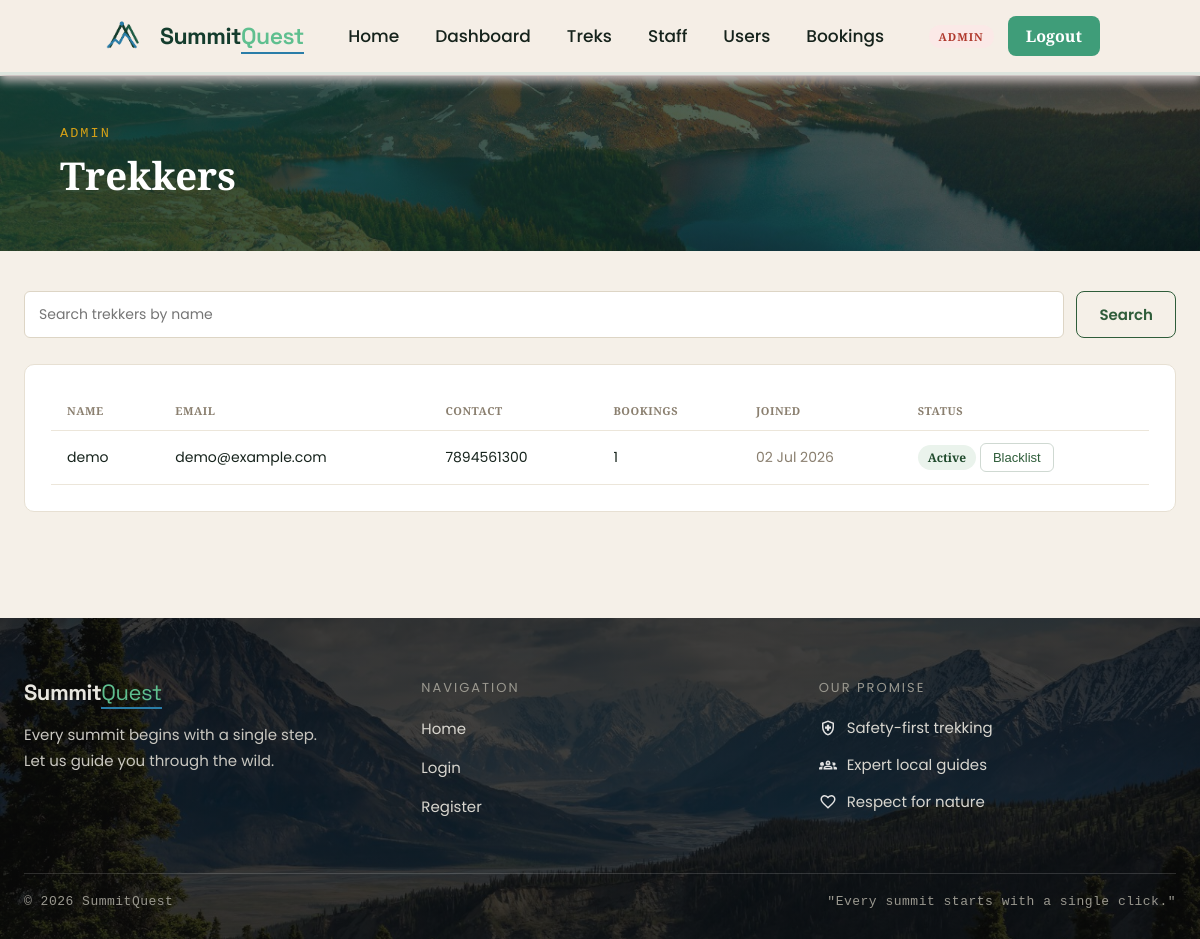
Before: /admin/users (signed in) with the older database file.
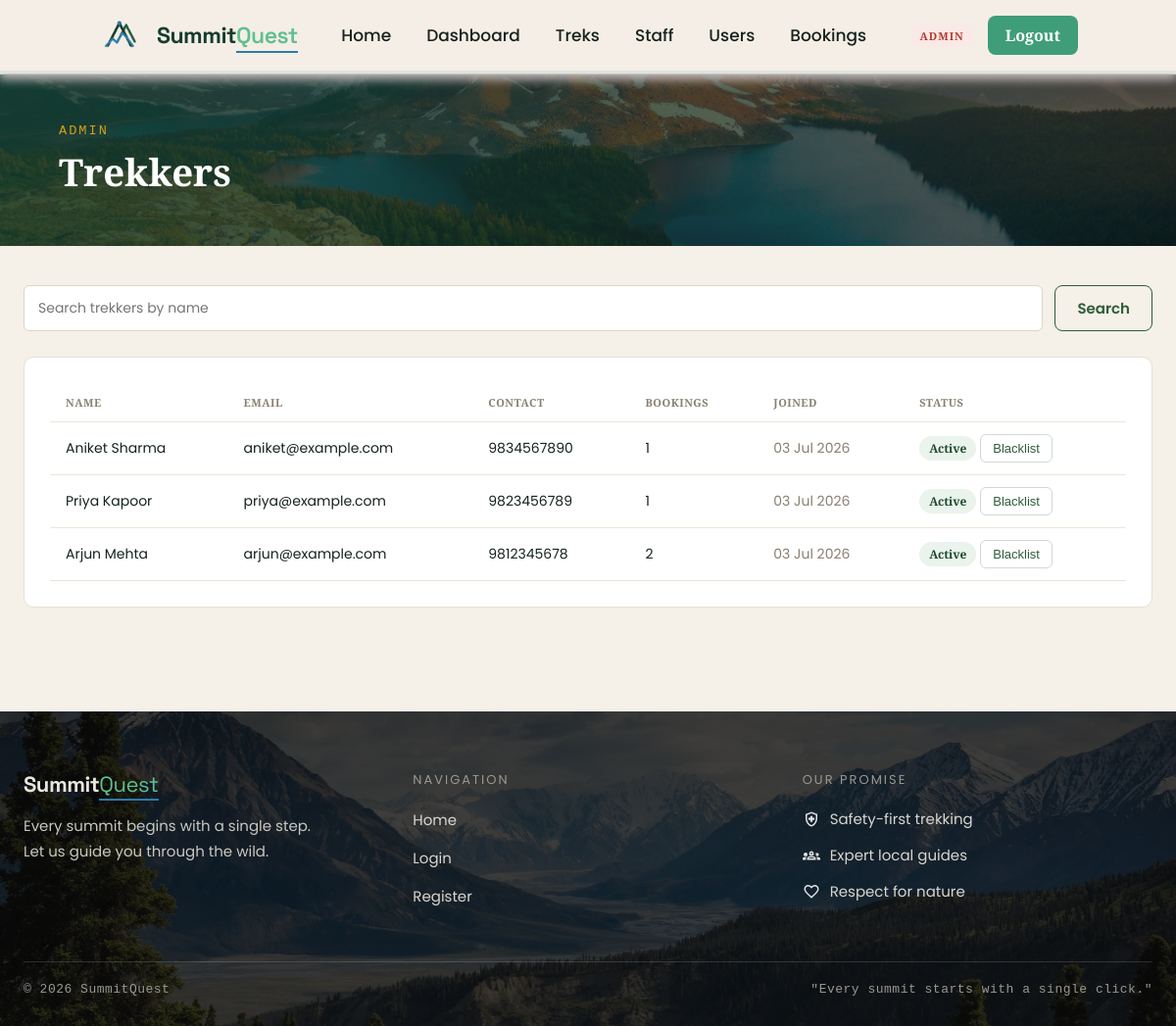
After: the same page with the newer database file.
### app/models.py (models this page shows, shortened)
class User(db.Model):
    __tablename__ = "user"
    id = db.Column(db.Integer,primary_key= True)
    full_name = db.Column(db.String(256), nullable = False)
    name = db.Column(db.String(256),nullable= False)
    email = db.Column(db.String(256),nullable= False,unique = True)
    pass_hash = db.Column(db.String(1000),nullable=False)
    contact = db.Column(db.String(13),nullable = True)
    role = db.Column(db.String(50),nullable = False,default = "trekker")
    address = db.Column(db.String(256), nullable=True)
    bio = db.Column(db.Text, nullable=True)
    is_approved = db.Column(db.Boolean, default=True, nullable=False)
    is_blacklisted = db.Column(db.Boolean, default=False, nullable=False)
    created_at =  db.Column(db.DateTime,default=datetime.utcnow)
    bookings = db.relationship(
    "Bookings",
    backref="user",
    cascade="all, delete-orphan")
    assigned_treks = db.relationship(
    "Treks",
    backref="staff_member",
    foreign_keys="Treks.assigned_staff_id")

### app/routes.py (the view)
@visit.route("/admin/users")
@login_required
@admin_required
def admin_users():
    q = request.args.get("q", "")
    query = User.query.filter_by(role="trekker")
    if q:
        query = query.filter(db.or_(User.name.ilike(f"%{q}%"), User.full_name.ilike(f"%{q}%")))
    users = query.order_by(User.created_at.desc()).all()
    return render_template("admin/users.html", users=users, query=q)

### app/utils.py (called while the page is built)
def current_user():
    if 'user_id' not in session:
        return AnonUser()
    return SessionUser(session)

def login_required(f):
    @wraps(f)
    def wrapper(*args, **kwargs):
        if 'user_id' not in session:
            flash('Please log in to continue.', 'info')
            return redirect(url_for('visit.login'))
        return f(*args, **kwargs)
    return wrapper

def admin_required(f):
    @wraps(f)
    def wrapper(*args, **kwargs):
        if session.get('role') != 'admin':
            abort(403)
        return f(*args, **kwargs)
    return wrapper

def format_date(value):
    if not value:
        return '—'
    return value.strftime('%d %b %Y')

### templates/admin/users.html (shortened to what this page needs)
{% extends "base.html" %}
{% import "macros.html" as m %}
{% block extra_css %}
<link rel="stylesheet" href="{{ url_for('static', filename='css/for_dashboard.css') }}">
{% endblock %}
{% block content %}
{{ m.page_header("Trekkers", "Admin") }}
<div class="page-body">
    <form method="get" class="filter-bar">
        <input type="text" name="q" placeholder="Search trekkers by name" value="{{ query }}">
        <button type="submit" class="btn btn-outline">Search</button>
    </form>
    <div class="sq-card">
        {% if users %}
        <div class="table-wrap">
            <table class="data-table">
                <thead><tr><th>Name</th><th>Email</th><th>Contact</th><th>Bookings</th><th>Joined</th><th>Status</th></tr></thead>
                <tbody>
                    {% for u in users %}
                    <tr>
                        <td>{{ u.full_name }}</td>
                        <td>{{ u.email }}</td>
                        <td class="numbers">{{ u.contact or "—" }}</td>
                        <td>{{ u.bookings|length }}</td>
                        <td class="muted">{{ format_date(u.created_at) }}</td>
                        <td>
                            {% if u.is_blacklisted %}
                            {{ m.badge("Blacklisted", "danger") }}
                            {% else %}
                            {{ m.badge("Active", "success") }}
                            {% endif %}
                            <form method="post" action="{{ url_for('visit.admin_blacklist_user', user_id=u.id) }}" style="display:inline">
                                <button type="submit" class="btn-sm btn-sm-outline">
                                    {{ "Reinstate" if u.is_blacklisted else "Blacklist" }}
                                </button>
                            </form>
                        </td>
                    </tr>
                    {% endfor %}
                </tbody>
            </table>
        </div>
        {% else %}
        <p class="muted">No trekkers found.</p>
        {% endif %}
    </div>
</div>
{% endblock %}

### templates/macros.html
{% macro page_header(title, subtitle) %}
<div class="page-header">
    <div class="page-header-overlay"></div>
    <div class="page-header-inner">
        {% if subtitle %}<p class="page-header-eyebrow">{{ subtitle }}</p>{% endif %}
        <h1 class="page-header-title">{{ title }}</h1>
    </div>
</div>
{% endmacro %}
{% macro badge(text, kind) %}
<span class="badge badge-{{ kind }}">{{ text }}</span>
{% endmacro %}

Changed rows visible on the page:
no longer on this page (row edited): User: full_name "demo", email "demo@example.com", contact "7894561300", bookings|length "1", created_at "02 Jul 2026", text "Active", is_blacklisted "Blacklist"
added User: full_name "Aniket Sharma", email "aniket@example.com", contact "9834567890", bookings|length "1", created_at "03 Jul 2026", text "Active", is_blacklisted "Blacklist"
added User: full_name "Priya Kapoor", email "priya@example.com", contact "9823456789", bookings|length "1", created_at "03 Jul 2026", text "Active", is_blacklisted "Blacklist"
now on this page (row edited): User: full_name "Arjun Mehta", email "arjun@example.com", contact "9812345678", bookings|length "2", created_at "03 Jul 2026", text "Active", is_blacklisted "Blacklist"
